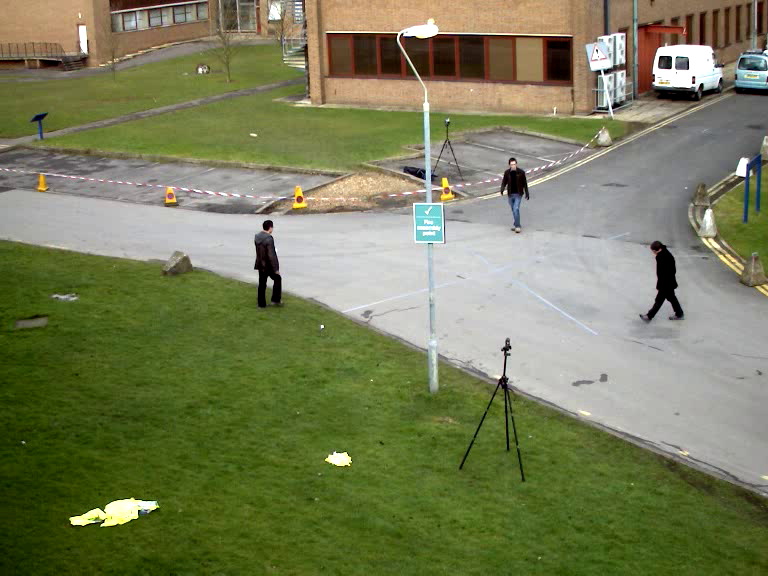
#> input picture image/Background_Subtraction_Tutorial_frame.png, 768 x 576 px, found by its file name
$ python background_subtraction.py
#> lines starting #> are read from the running program, lines starting #| are printed output that depends on the picture
import cv2
IMG_DIR = '/home/rish/projects/beginner/image/'

def main():
     # read image
    img_frame_0 = cv2.imread(IMG_DIR + 'Background_Subtraction_Tutorial_frame.png' , 1)
#> img_frame_0 is the input picture: shape (576, 768, 3); mean B, G, R 89.2, 125.6, 120.7
    img_frame_1 = cv2.imread(IMG_DIR + 'Background_Subtraction_Tutorial_frame_1.png' , 1)
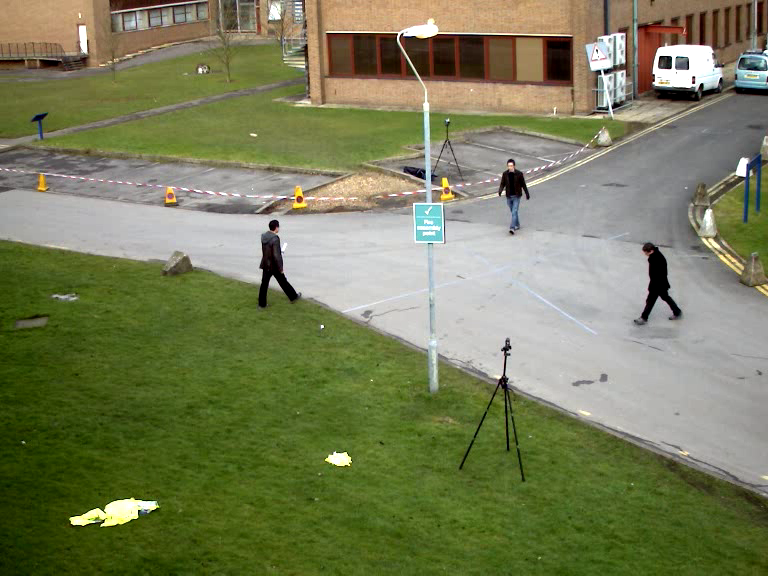
#> input picture image/Background_Subtraction_Tutorial_frame_1.png, 768 x 576 px, found by its file name
#> img_frame_1 is the input picture: shape (576, 768, 3); mean B, G, R 89.2, 125.6, 120.7

    # subtraction
    subtracted = cv2.subtract(img_frame_0, img_frame_1)
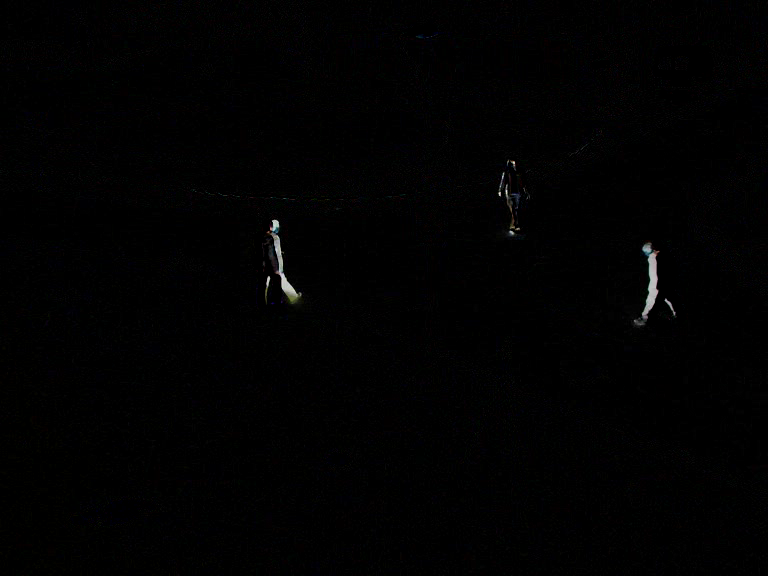
#> subtracted: shape (576, 768, 3); mean B, G, R 1.5, 1.4, 1.4
    # get subtraction image
    cv2.imshow('sub', subtracted)
    # save subtraction image
    cv2.imwrite(IMG_DIR + 'out/subtracted.jpg', subtracted)


    subtracted_merge = cv2.add(subtracted, img_frame_0)
    # get subtraction image
    cv2.imshow('sub', subtracted_merge)
    # save subtraction image
    cv2.imwrite(IMG_DIR + 'out/subtracted_merge.jpg', subtracted_merge)


if __name__ == '__main__':
    main()
